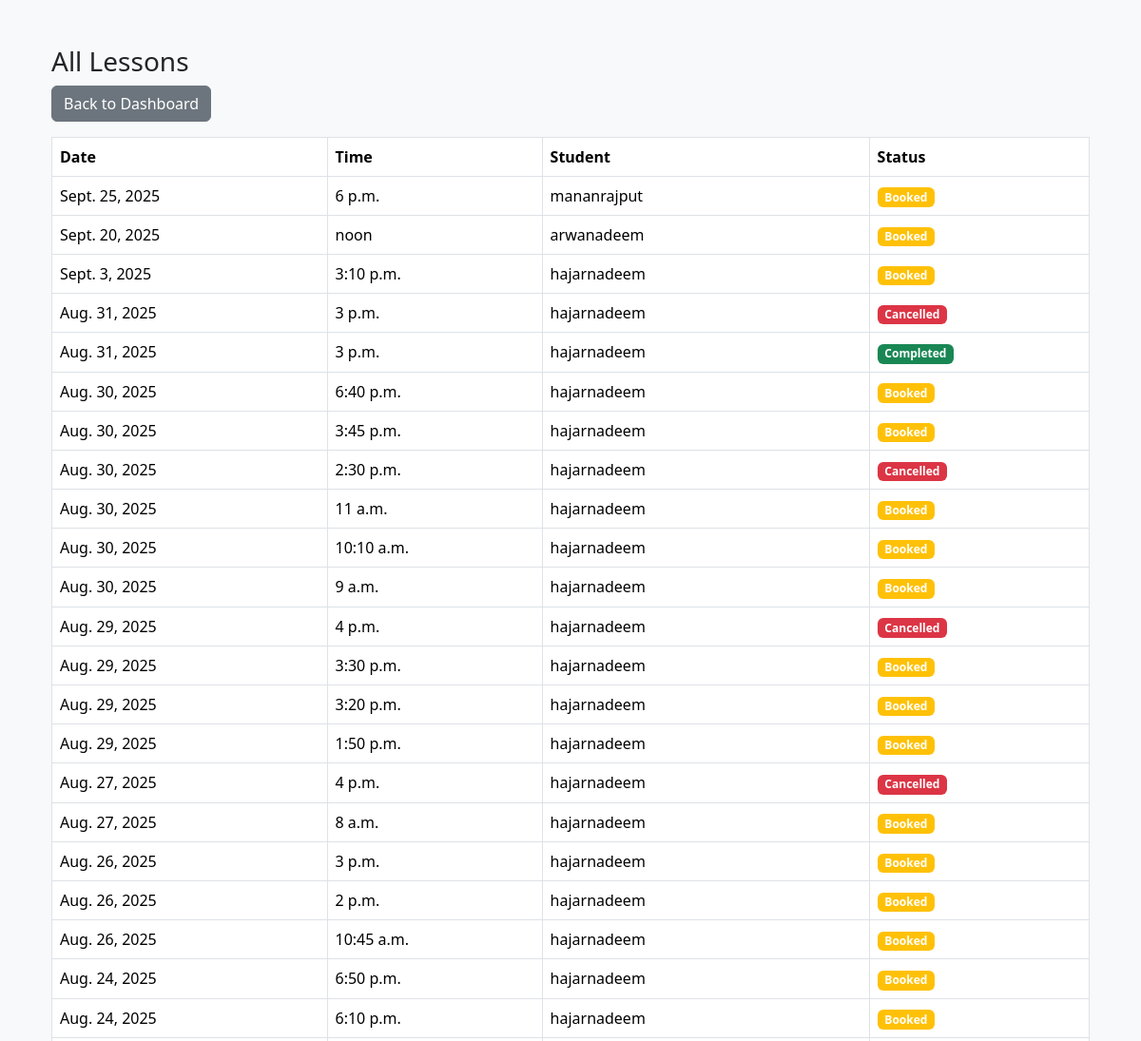
/dashboard/instructor/lessons/total/ (signed in, upper part), run on an earlier commit of the app's database.
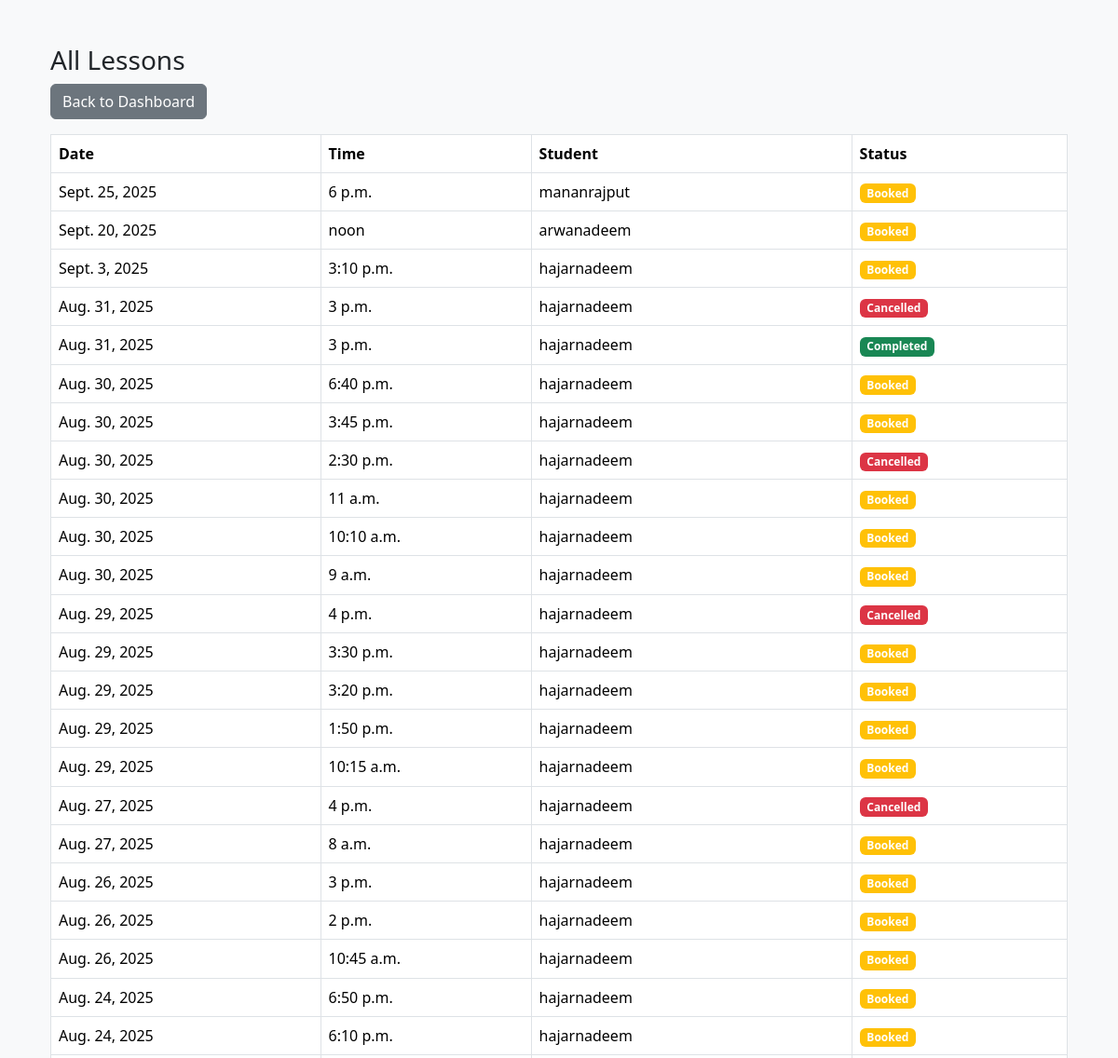
And on a later commit of the database.
### bookings/models.py (models this page shows, shortened)
class Booking(models.Model):
    student = models.ForeignKey(CustomUser, on_delete=models.CASCADE, related_name='student_bookings')
    instructor = models.ForeignKey(CustomUser, on_delete=models.CASCADE, related_name='instructor_bookings')
    date = models.DateField()
    time = models.TimeField()
    status = models.CharField(max_length=20, choices=[
        ('booked', 'Booked'),
        ('completed', 'Completed'),
        ('cancelled', 'Cancelled'),
    ], default='booked')
    create_at = models.DateTimeField(auto_now_add=True)

### accounts/models.py (models this page shows, shortened)
class CustomUser(AbstractUser):
    ROLE_CHOICES = [
        ('student', 'Student'),
        ('instructor', 'Instructor'),
        ('admin', 'Admin'),
    ]
    role = models.CharField(max_length=20, choices=ROLE_CHOICES)
    phone_number = models.CharField(max_length=20, blank=True, null=True)
    profile_picture = models.ImageField(upload_to="instructors/", blank=True, null=True)

### dashboard/views.py (the view)
# urls.py: path('instructor/lessons/<str:filter_type>/', views.instructor_lessons_list, name='instructor_lessons_list'),
@login_required
def instructor_lessons_list(request, filter_type):
    if request.user.role != 'instructor':
        return render(request, '403.html')
    instructor = request.user
    today = timezone.now().date()
    if filter_type == 'total':
        lessons = Booking.objects.filter(instructor=instructor)
        title = "All Lessons"
    elif filter_type == 'upcoming':
        lessons = Booking.objects.filter(instructor=instructor, date__gte=today, status='booked')
        title = "Upcoming Lessons"
    elif filter_type == 'completed':
        lessons = Booking.objects.filter(instructor=instructor, status='completed')
        title = "Completed Lessons"
    elif filter_type == 'cancelled':
        lessons = Booking.objects.filter(instructor=instructor, status='cancelled')
        title = "Cancelled Lessons"
    else:
        return render(request, '404.html')
    lessons = lessons.order_by('-date', '-time')
    return render(request, 'dashboard/instructor_lesson_list.html', {
        'title': title,
        'lessons': lessons,
    })

### templates/dashboard/instructor_lesson_list.html
{% extends "base.html" %}
{% block content %}
<div class="container mt-4">
    <h3>{{ title }}</h3>
    <a href="{% url 'instructor_dashboard' %}" class="btn btn-secondary mb-3">Back to Dashboard</a>
    <table class="table table-bordered">
        <thead>
            <tr>
                <th>Date</th>
                <th>Time</th>
                <th>Student</th>
                <th>Status</th>
            </tr>
        </thead>
        <tbody>
            {% for lesson in lessons %}
            <tr>
                <td>{{ lesson.date }}</td>
                <td>{{ lesson.time }}</td>
                <td>{{ lesson.student.username }}</td>
                <td>
                    <span class="badge
                        {% if lesson.status == 'booked' %}bg-warning
                        {% elif lesson.status == 'completed' %}bg-success
                        {% elif lesson.status == 'cancelled' %}bg-danger
                        {% else %}bg-secondary
                        {% endif %}
                    ">
                        {{ lesson.status|capfirst }}
                    </span>
                </td>
            </tr>
            {% empty %}
            <tr><td colspan="4">No Lessons Found</td></tr>
            {% endfor %}
        </tbody>
    </table>
</div>
{% endblock %}

### templates/base.html (shortened to what this page needs)
<!DOCTYPE html>
<html lang="en">
<head>
    <link href="https://cdn.jsdelivr.net/npm/bootstrap@5.3.3/dist/css/bootstrap.min.css" rel="stylesheet">
</head>
<body class="bg-light">
<div class="container py-4">
    {% block content %}
    {% endblock %}
</div>
</body>
</html>

What changed in the data, as far as the page shows it:
added Booking: date "Aug. 29, 2025", time "10:15 a.m.", student.username "hajarnadeem", status "Booked"
